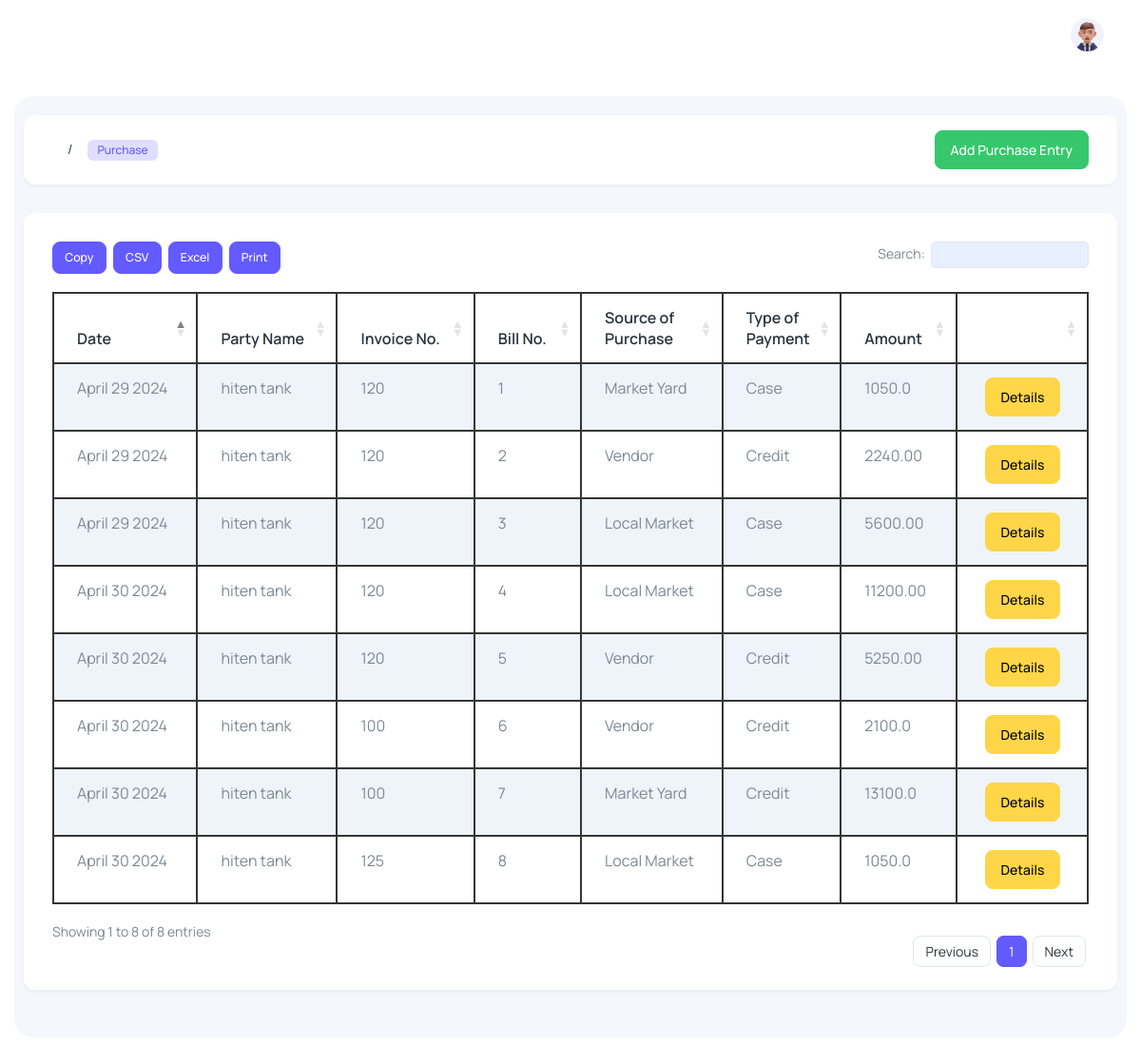
The page /Purchase (signed in) on the database as committed earlier.
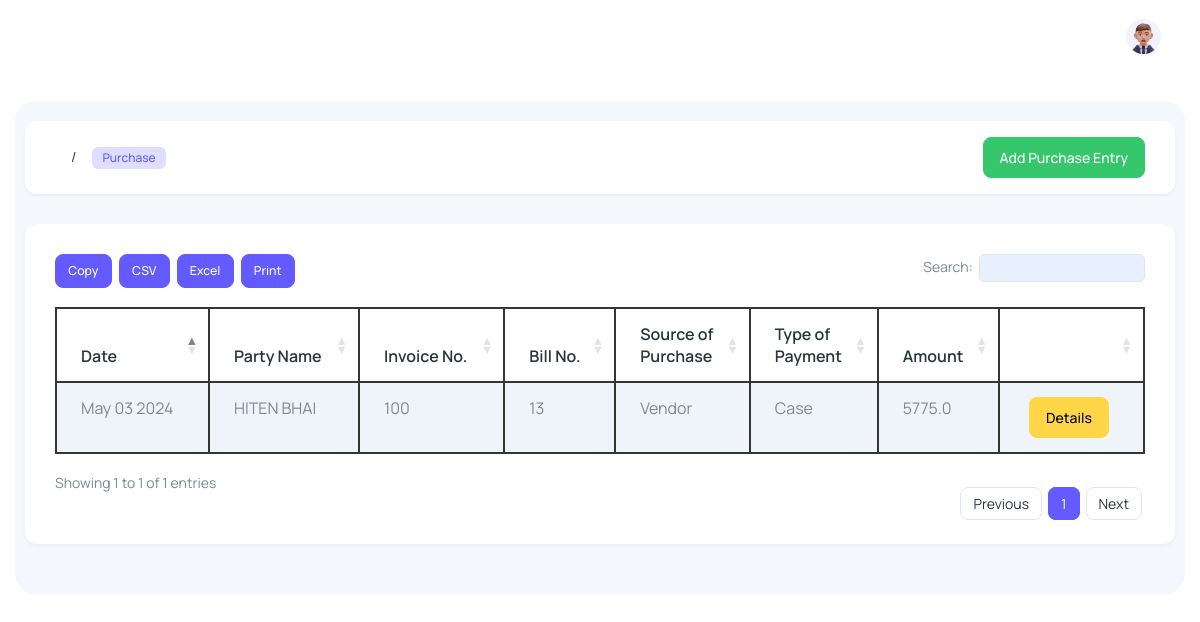
The same page on the database as committed later.
### main/models.py (models this page shows)
class PurchaseEntryModel(models.Model):
    user = models.CharField(max_length=100,null=True, blank=True)
    TypeofPurchase = models.CharField(max_length=100)
    BillNo = models.CharField(max_length=100)
    InvoiceNo = models.CharField(max_length=100)
    DateTime = models.DateTimeField(default=datetime.now())
    TypeofPayment = models.CharField(max_length=100)
    PartyName = models.CharField(max_length=100)
    ProductId = models.CharField(max_length=100)
    Type = models.CharField(max_length=100)
    Amount = models.CharField(max_length=100)
    DueDate = models.DateField(null=True, blank=True)
    TQuantity = models.CharField(max_length=100,null=True, blank=True)
    TPurchasePrice = models.CharField(max_length=100,null=True, blank=True)
    TPurchaseIncTax = models.CharField(max_length=100,null=True, blank=True)
    def date(self):
        return self.DateTime.strftime('%B %d %Y')

### main/views.py (the view)
# urls.py: path('Purchase',views.Purchase,name="purchase"),
@login_required(login_url='Login')
def Purchase(request):
    if is_admin(request.user):
        purchase = PurchaseEntryModel.objects.filter(user=request.user,Type='Purchase')
        data = {'purchase':purchase}
        return render(request,'admin/purchase.html',data)
    if is_user(request.user):
        purchase = PurchaseEntryModel.objects.filter(user=request.user,Type='Purchase')
        data = {'purchase':purchase}
        return render(request,'purchase.html',data)

### main/views.py (called while the page is built)
def is_admin(user):
    data=User.objects.filter(is_superuser=True)
    for i in data:
        if str(i.username) == str(user):
            return True

### main/templates/admin/purchase.html (shortened to what this page needs)
﻿{% extends 'admin/main.html' %}
{% load static %}
{% block content %}
<div class="body-wrapper">
  <div class="container-fluid">
    <div class="card card-body py-3">
      <div class="row align-items-center">
        <div class="col-12">
          <div class="d-flex align-items-center justify-space-between">
            <nav aria-label="breadcrumb" class="">
              <ol class="breadcrumb">
                <li class="breadcrumb-item" aria-current="page">
                  <span class="badge fw-medium fs-2 bg-primary-subtle text-primary">
                    Purchase
                  </span>
                </li>
              </ol>
            </nav>
            <nav aria-label="breadcrumb" class="ms-auto">
              <ol class="breadcrumb">
                <a href="AddPurchaseEntry" class="btn btn-success">Add Purchase Entry</a>
              </ol>
            </nav>
          </div>
        </div>
      </div>
    </div>
    <div class="datatables">
      <div class="card">
        <div class="card-body">
          <div class="table-responsive">
            <table id="file_export" class="table w-100 table-striped table-bordered display text-nowrap">
              <thead>
                <tr>
                  <th>Date</th>
                  <th>Party Name</th>
                  <th>Invoice No.</th>
                  <th>Bill No.</th>
                  <th>Source of <br> Purchase</th>
                  <th>Type of <br> Payment</th>
                  <th>Amount</th>
                  <th></th>
                </tr>
              </thead>
              <tbody>
                {% for i in purchase %}
                <tr>
                  <td>{{i.date}}</td>
                  <td>{{i.PartyName}}</td>
                  <td>{{i.InvoiceNo}}</td>
                  <td>{{i.BillNo}}</td>
                  <td>{{i.TypeofPurchase}}</td>
                  <td>{{i.TypeofPayment}}</td>
                  <td>{{i.Amount}}</td>
                  <td>
                    <a class="btn btn-warning mr-3" href="/PurchaseDetails/{{i.id}}" style="margin-left: 5px;">Details</a>
                  </td>
                </tr>
                {% endfor %}
              </tbody>
            </table>
          </div>
        </div>
      </div>
    </div>
  </div>
</div>
{% endblock content %}

### main/templates/admin/main.html (shortened to what this page needs)
﻿{% load static %}
<!DOCTYPE html>
<html lang="en" dir="ltr" data-bs-theme="light" data-color-theme="Blue_Theme" data-layout="horizontal">
<head>
  <link rel="stylesheet" href="{% static 'assets/css/styles.css' %}">
  <link rel="stylesheet" href="{% static 'assets/libs/select2/dist/css/select2.min.css' %}">
  <link rel="stylesheet" href="{% static 'assets/libs/datatables.net-bs5/css/dataTables.bootstrap5.min.css' %}">
  <link rel="stylesheet" href="{% static 'assets/js/buttons/2.4.2/css/buttons.dataTables.min.css' %}">
  <link href="https://cdnjs.cloudflare.com/ajax/libs/tabler-icons/1.35.0/iconfont/tabler-icons.min.css" rel="stylesheet">
</head>
<body>
  <div id="main-wrapper">
    <div class="page-wrapper">
      <header class="topbar">
        <div class="with-vertical">
          <nav class="navbar navbar-expand-lg p-0">
            <ul class="navbar-nav">
              <li class="nav-item d-flex d-xl-none">
                <a class="nav-link nav-icon-hover-bg rounded-circle  sidebartoggler " id="headerCollapse"
                  href="javascript:void(0)">
                </a>
              </li>
              <li class="nav-item d-none d-lg-flex dropdown nav-icon-hover-bg rounded-circle">
                <div class="hover-dd">
                </div>
              </li>
            </ul>
            <div class="collapse navbar-collapse justify-content-end" id="navbarNav">
              <div class="d-flex align-items-center justify-content-between">
                <ul class="navbar-nav flex-row mx-auto ms-lg-auto align-items-center justify-content-center">
                  <li class="nav-item">
                    <a class="nav-link moon dark-layout nav-icon-hover-bg rounded-circle" href="javascript:void(0)">
                    </a>
                  </li>
                  <li class="nav-item d-block d-xl-none">
                    <a class="nav-link nav-icon-hover-bg rounded-circle" href="javascript:void(0)"
                      data-bs-toggle="modal" data-bs-target="#exampleModal">
                    </a>
                  </li>
                  <li class="nav-item dropdown nav-icon-hover-bg rounded-circle">
                  </li>
                  <li class="nav-item dropdown">
                    <a class="nav-link" href="javascript:void(0)" id="drop1" aria-expanded="false">
                      <div class="d-flex align-items-center gap-2 lh-base">
                        <img src="{% static 'assets/images/profile/user-1.jpg' %}" class="rounded-circle" width="35"
                          height="35" alt="matdash-img">
                      </div>
                    </a>
                  </li>
                </ul>
              </div>
            </div>
          </nav>
        </div>
      </header>
      {% block content %}
      {% endblock content %}
    </div>
  </div>
</body>
</html>

### main/templates/admin/main.html (style rules this page uses)
.table-bordered { border : 1px solid #353535 !important; }
th { border : 1px solid #353535 !important; }
td { border : 1px solid #353535 !important; }

Rows that differ between the two databases and show on the page:
removed PurchaseEntryModel: date "April 29 2024", PartyName "hiten tank", InvoiceNo "120", BillNo "1", TypeofPurchase "Market Yard", TypeofPayment "Case", Amount "1050.0"
removed PurchaseEntryModel: date "April 29 2024", PartyName "hiten tank", InvoiceNo "120", BillNo "2", TypeofPurchase "Vendor", TypeofPayment "Credit", Amount "2240.00"
removed PurchaseEntryModel: date "April 29 2024", PartyName "hiten tank", InvoiceNo "120", BillNo "3", TypeofPurchase "Local Market", TypeofPayment "Case", Amount "5600.00"
removed PurchaseEntryModel: date "April 30 2024", PartyName "hiten tank", InvoiceNo "120", BillNo "4", TypeofPurchase "Local Market", TypeofPayment "Case", Amount "11200.00"
removed PurchaseEntryModel: date "April 30 2024", PartyName "hiten tank", InvoiceNo "120", BillNo "5", TypeofPurchase "Vendor", TypeofPayment "Credit", Amount "5250.00"
removed PurchaseEntryModel: date "April 30 2024", PartyName "hiten tank", InvoiceNo "100", BillNo "6", TypeofPurchase "Vendor", TypeofPayment "Credit", Amount "2100.0"
removed PurchaseEntryModel: date "April 30 2024", PartyName "hiten tank", InvoiceNo "100", BillNo "7", TypeofPurchase "Market Yard", TypeofPayment "Credit", Amount "13100.0"
removed PurchaseEntryModel: date "April 30 2024", PartyName "hiten tank", InvoiceNo "125", BillNo "8", TypeofPurchase "Local Market", TypeofPayment "Case", Amount "1050.0"
added PurchaseEntryModel: date "May 03 2024", PartyName "HITEN BHAI", InvoiceNo "100", BillNo "13", TypeofPurchase "Vendor", TypeofPayment "Case", Amount "5775.0"
Other text that changed with them:
text written by a page script: "Copy CSV Excel Print Search: Showing 1 to 8 of 8 entries Previous 1 Next" → "Copy CSV Excel Print Search: Showing 1 to 1 of 1 entries Previous 1 Next"
